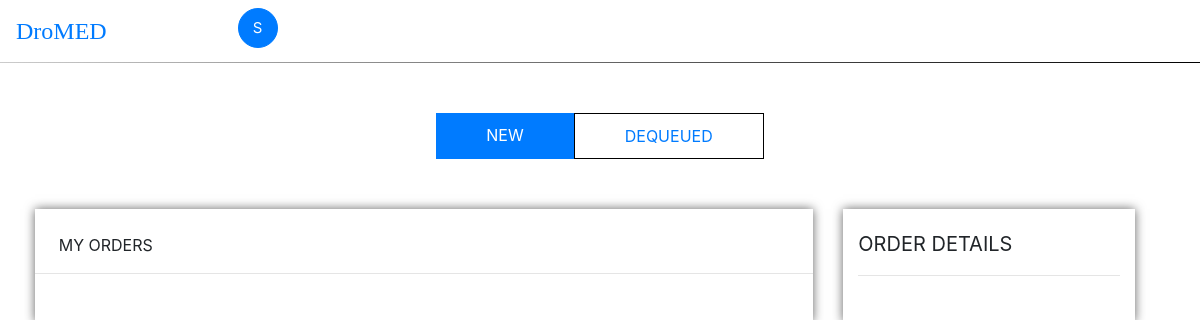
The page /newWP/ on the database as committed earlier.
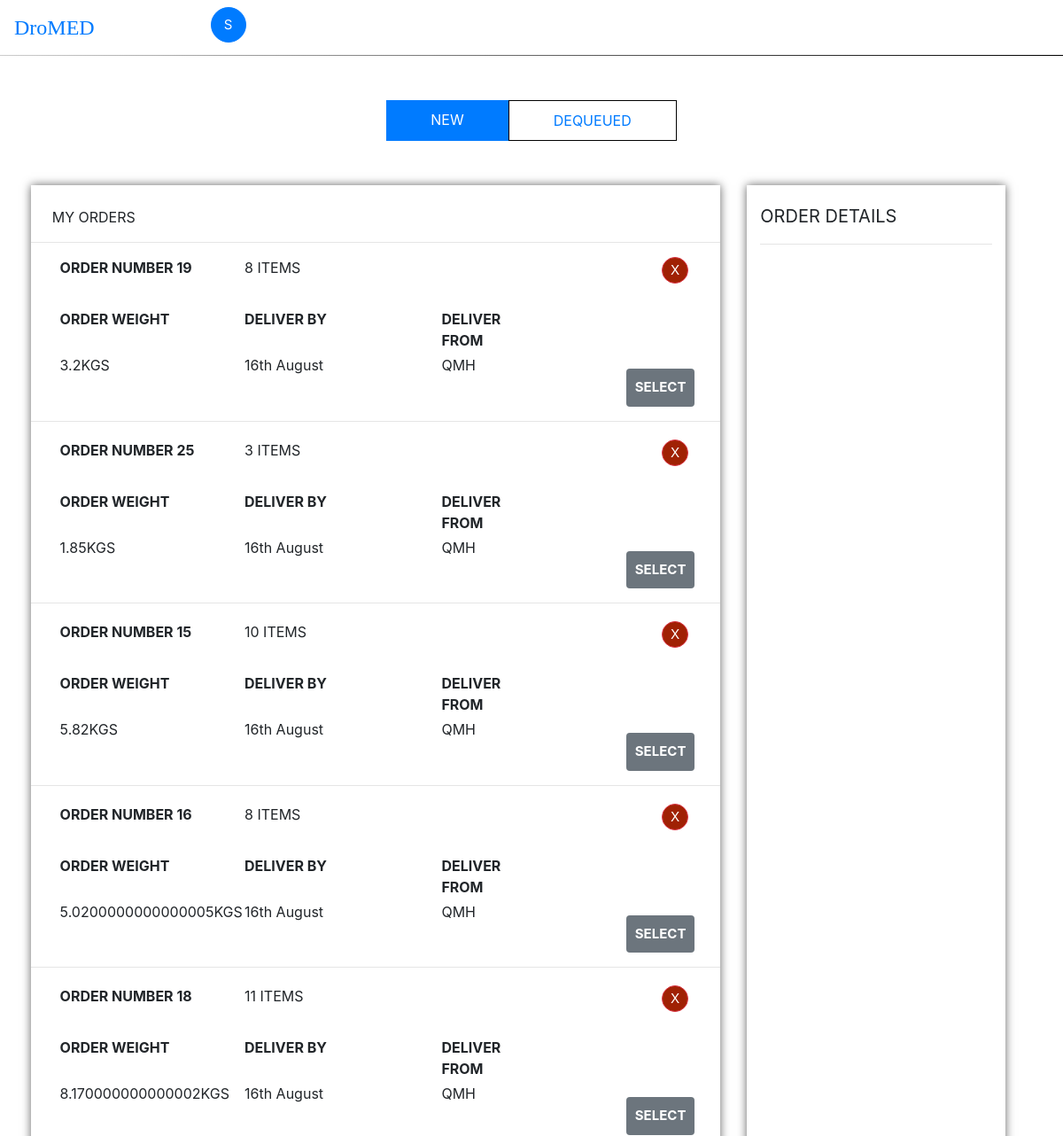
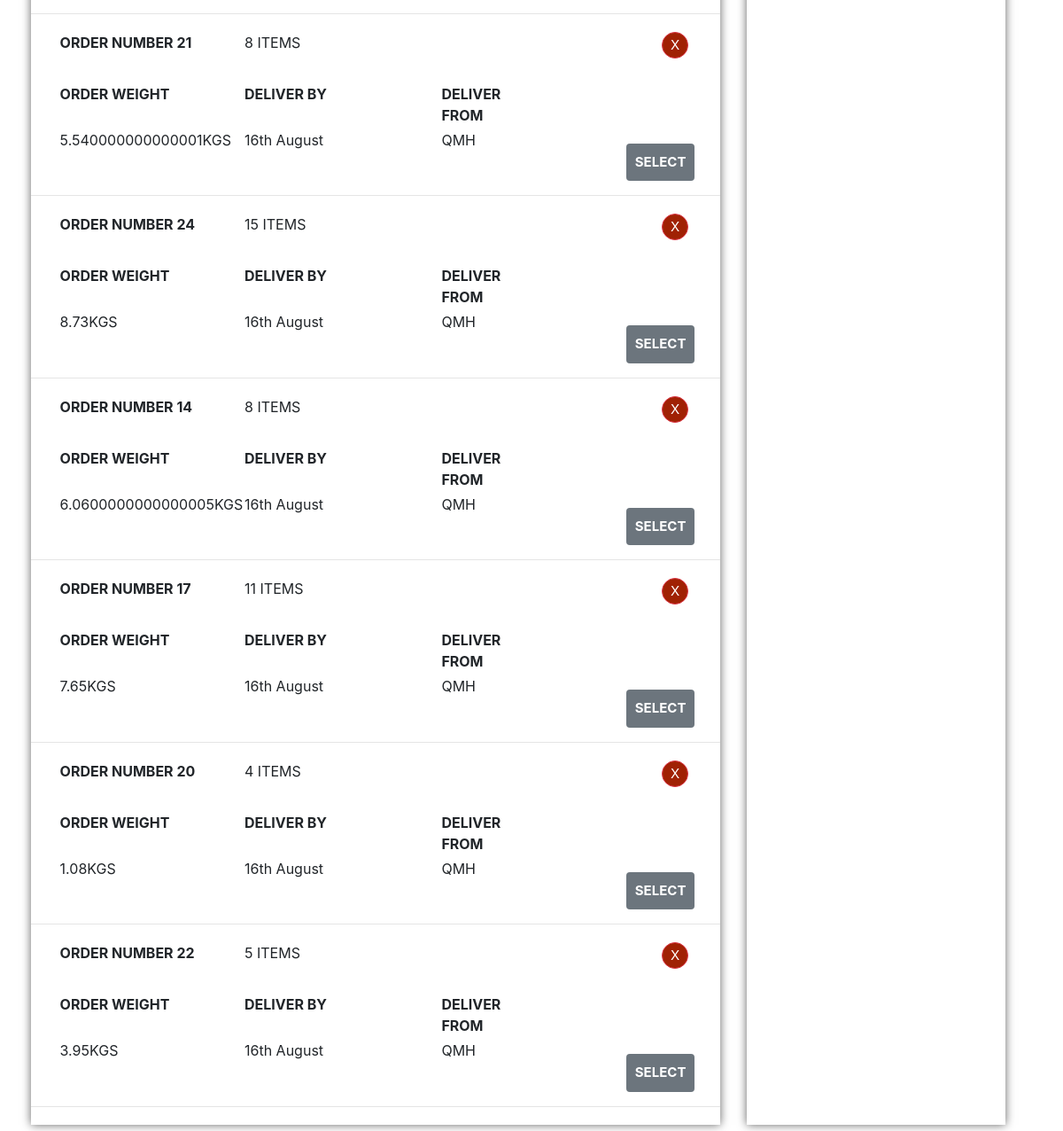
The same page on the database as committed later (2 pictures, top to bottom).
### db/models.py (models this page shows, shortened)
class Order(models.Model):
    U = "High"
    I = "Medium"
    L = "Low"
    PRIORITY_SET = (
    (U, 'High'),
    (I, 'Medium'),
    (L, 'Low')
    )
    ORDER_STATUS = (
    ('QFP', 'Queued for Processing'),
    ('PBW', 'Processing by Warehouse'),
    ('QFD', 'Queued for Dispatch'),
    ('QFD2', 'Queued for Dispatch2'),
    ('DIS', 'Dispatched'),
    ('DEL', 'Delivered'))
    TYPE_SET = (
    ('N', 'New'),
    ('D', 'Dequeued'))
    lastorder = 0
    orderNo = models.IntegerField()
    assigned = models.BooleanField(default = False)
    priority = models.CharField(max_length=200, choices = PRIORITY_SET, default = U)
    orderStatus = models.CharField(max_length=200, choices = ORDER_STATUS, default = 'QFP')
    weight = models.FloatField(blank = True, null = True)
    datetime= models.DateField(blank = True, null = True)
    noOfItems = models.IntegerField(blank = True, null = True)
    orderType = models.CharField(max_length=200, choices = TYPE_SET, default = 'N')
    clinicManager_location = models.ForeignKey(ClinicLocation, null = True, blank = True, on_delete=models.SET_NULL)
    username = models.CharField(max_length=200, blank = True, null = True, default = 'Shiven')
    deliveryNo = models.ForeignKey(Delivery, on_delete=models.SET_NULL, blank = True, null = True)
    def __str__(self):
        return str(self.orderNo)

### db/views.py (the view)
# urls.py: path('newWP/', views.new_WP, name = 'newWP'),
def new_WP(request):
    context_object_name = 'Order'
    order = Order.objects.filter().order_by('priority')
    print(order)
    context = {
        'Order': order,
    }
    return render(request, 'db/newWP.html', context)

### db/templates/db/newWP.html (shortened to what this page needs)
{% extends "db/base.html" %}
{% block content %}
{% load static %}
    <div class="row">
      <div class="col-md-4 col-sm-4 col-xs-4"></div>
      <div class="col-md-4 col-sm-4 col-xs-4">
        <ul class="nav nav-pills">
          <li class="active bg-primary"><a href="/" color = "white">NEW</a></li>
          <li><a href="/dequeueWP">DEQUEUED</a></li>
        </ul>
      </div>
      <div class="col-md-4 col-sm-4 col-xs-4"></div>
    </div>
    <div class="row justify-content-md-center ml-3 mr-3">
        <div class="col-md-8 col-sm-8 col-xs-8 pt-4 pl-0 pr-0 orders">
          <text class = "ml-4 mb-2">MY ORDERS</text>
          <hr>
          {% for order in Order%}
            {% if order.orderStatus == 'QFP' %}
          <div class = "row justify-content-md-center mb-1" id = 'Order{{order.orderNo}}'>
            <div class="col-md-12 col-sm-12 col-xs-12">
              <div class="row justify-content-md-center mb-1 ml-1">
                <div class="col-md-3 col-sm-3 col-xs-3 pl-1 ml-2">
                  <strong>ORDER NUMBER {{order.orderNo}}</strong>
                </div>
                <div class = "col-md-3 col-sm-3 col-xs-3">
                  {{order.noOfItems}} ITEMS
                </div>
                <div class = "col-md-3 col-sm-3 col-xs-3">
                </div>
                <div class="col-md-2 col-sm-2 col-xs-2 pl-5 ml-4 text-center">
                <button type = "button" class = "btn btn-default btn-danger btn-circle crossorder" style = "background-color:#A02104;" id = '{{order.orderNo}}' onclick="dequeue(this.id)">
                  X
                </button>
                </div>
              </div>
            <div class="row justify-content-md-center pt-4 ml-1">
                <div class="col-md-3 col-sm-3 col-xs-3 pl-1 ml-2">
                  <strong>ORDER WEIGHT</strong>
                </div>
                <div class = "col-md-3 col-sm-3 col-xs-3">
                  <strong>DELIVER BY</strong>
                </div>
                <div class="col-md-2 col-sm-2 col-xs-2 pl-3 ml-4">
                  <strong>DELIVER FROM</strong>
                </div>
                <div class = "col-md-3 col-sm-3 col-xs-3">
                </div>
            </div>
            <div class="row justify-content-md-center mb-2 pt-1 ml-1">
                <div class="col-md-3 col-sm-3 col-xs-3 pl-1 ml-2">
                  {{order.weight}}KGS
                </div>
                <div class = "col-md-3 col-sm-3 col-xs-3">
                  16th August
                </div>
                <div class="col-md-3 col-sm-3 col-xs-3 pl-3 ml-4">
                  QMH
                </div>
                <div class = "col-md-2 col-sm-2 col-xs-2 pt-3 text-center" >
                  <button class = "btn btn-secondary" style = "border:0;font-size: 15px;padding:10px;" onclick="myFunction(this.id,'{{order.orderStatus}}','{{order.priority}}','{{order.clinicManager_location.clinicLocation}}','{{order.username}}')" id = "{{order.orderNo}}"><strong>SELECT</strong></button>
                </div>
            </div>
            <hr>
          </div>
        </div>
      {% endif %}
    {% endfor %}
    </div>
    <div class="col-md-3 col-sm-3 col-xs-3 orderdetails" id = "orderdetails">
      <div style = "padding-top: 20px;font-size: 20px;">ORDER DETAILS</div>
      <hr>
      <div id= "append"  style = "padding: 5px 10px 5px 10px;margin-bottom: 20px;"></div>
    </div>
  </div>
{% endblock content %}

Rows that differ between the two databases and show on the page:
added Order: orderNo "19", noOfItems "8", weight "3.2"
added Order: orderNo "25", noOfItems "3", weight "1.85"
added Order: orderNo "15", noOfItems "10", weight "5.82"
added Order: orderNo "16", noOfItems "8", weight "5.0200000000000005"
added Order: orderNo "18", noOfItems "11", weight "8.170000000000002"
added Order: orderNo "21", noOfItems "8", weight "5.540000000000001"
added Order: orderNo "24", noOfItems "15", weight "8.73"
added Order: orderNo "14", noOfItems "8", weight "6.0600000000000005"
added Order: orderNo "17", noOfItems "11", weight "7.65"
added Order: orderNo "20", noOfItems "4", weight "1.08"
added Order: orderNo "22", noOfItems "5", weight "3.95"
